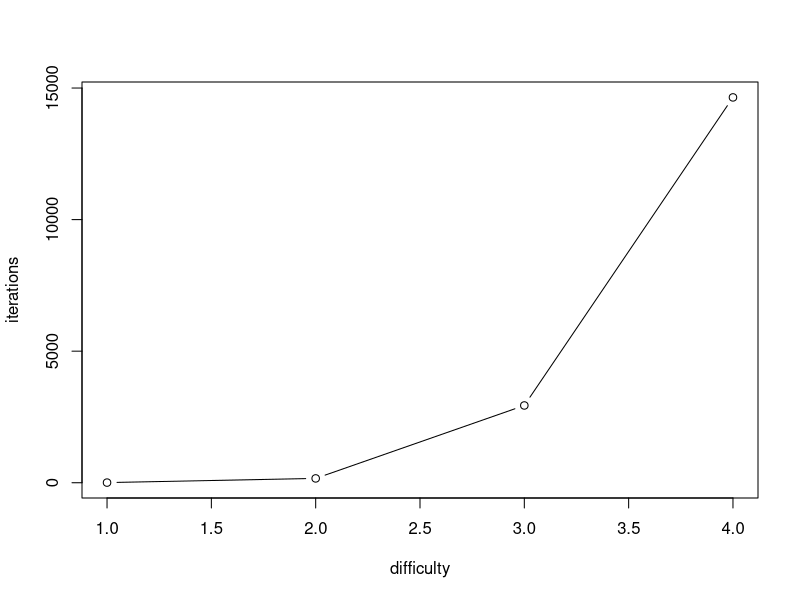
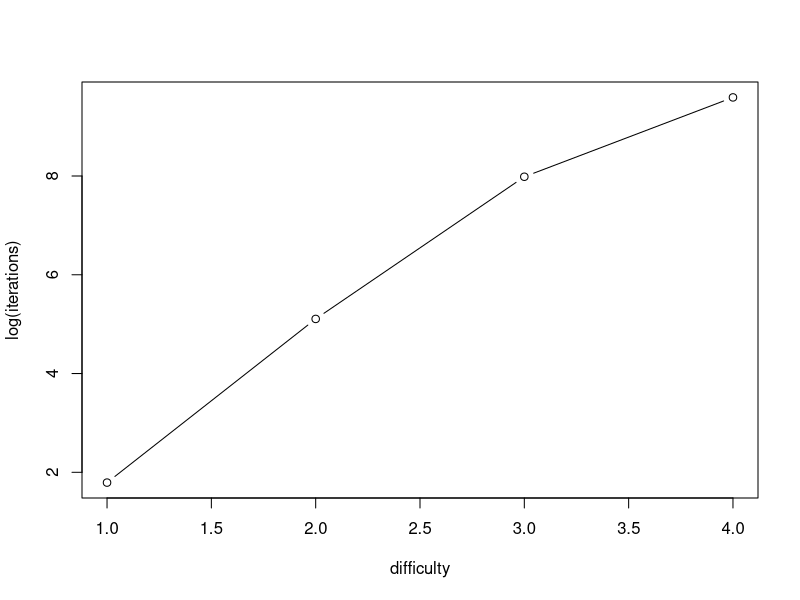

The R source for these figures, in order:
## ---- chunk 1
block <- list(number = 3,
             timestamp = "2018-10-01 17:24:18 CEST",
             data = "London",
             parent = 2)

block
## ---- chunk 2
# Some blocks.
block1 <- list(number = 1,
             timestamp = "2018-10-01 17:24:00 CEST",
             data = "London",
             parent = NA)

block2 <- list(number = 2,
             timestamp = "2018-10-01 17:24:15 CEST",
             data = "Paris",
             parent = 1) # We chain the block with respect to the last one.

block3 <- list(number = 3,
             timestamp = "2018-10-01 17:24:30 CEST",
             data = "Rome",
             parent = 2) # We chain the block with respect to the last one.

# The blockchain:
blockchain <- list(block1, block2, block3)
blockchain
## ---- chunk 3
# Get the 2nd block.
blockchain[[2]]
## ---- chunk 4
# Returns false if the blockchain sequence is not correct.
validate <- function(blockchain) {
  if (length(blockchain) >= 2) {
    for (i in 2:length(blockchain)) { # We skip the genesis block.
      if (blockchain[[i]]$parent != blockchain[[i-1]]$number) {
        return(FALSE)
      }
    }
  }
  return(TRUE)
}
## ---- chunk 5
validate(blockchain)
## ---- chunk 6
# Creates hash digests of arbitrary R objects.
library(digest)

# Hash a string.
digest("A blockchain is a chain of blocks", "sha256")
## ---- chunk 7
nchar("A blockchain is a chain of blocks")
nchar("5c2005976411a1628fabcdde3ac04be563d18943e710b7446afa2a8a5fab9abc")
## ---- chunk 8
# Hash blocks.
block1 <- list(number = 1,
             timestamp = "2018-10-01 17:24:00 CEST",
             data = "London",
             parent_hash = "0")
# Note that the whole block1 content is used to generate the hash.
block1$hash = digest(block1, "sha256")
# The new block2 has block1 hash as the parent hash.
block2 <- list(number = 2,
             timestamp = "2018-10-01 17:24:15 CEST",
             data = "Paris",
             parent_hash = block1$hash)
# Note that the block 2 hash has block1 hash.
block2$hash = digest(block2, "sha256")
# The new block3 has block2 hash as the parent hash.
block3 <- list(number = 3,
             timestamp = "2018-10-01 17:24:30 CEST",
             data = "Rome",
             parent_hash = block2$hash)
# Block 3 hash has block2 hash, which at the same time has block1 hash.
block3$hash = digest(block3, "sha256")
# The blockchain.
blockchain <- list(block1, block2, block3)
blockchain
## ---- chunk 9
validate <- function(blockchain) {
  for (i in 1:length(blockchain)) { # Check for the correct hash.
    block = blockchain[[i]] # Evaluation starts.
    hash = block$hash # Take the declared hash.
    block$hash = NULL # Otherwise we cannot create the expected hash.
    hash_expected = digest(block, "sha256") # Expected hash.
    if (hash != hash_expected) { # If true, then the blockchain is invalid.
      return(FALSE)
    }
  }
  if (length(blockchain) >= 2) { # Check for the consecutive hash.
    for (i in 2:length(blockchain)) {
      if (blockchain[[i]]$parent_hash != blockchain[[i-1]]$hash) {
        return(FALSE)
      }
    }
  }
  return(TRUE)
}
## ---- chunk 10
validate(blockchain)
## ---- chunk 11
blockchain[[1]]$data
# alter data of first block
blockchain[[1]]$data = "Budapest"
validate(blockchain)
## ---- chunk 12
# restore data
blockchain[[1]]$data = "London"
validate(blockchain)
## ---- chunk 13
# Alter data and hash of first block.
blockchain[[1]]$data = "Budapest"
blockchain[[1]]$hash = NULL
blockchain[[1]]$hash = digest(blockchain[[1]], "sha256")

validate(blockchain)
## ---- chunk 14
proof_of_work <- function(block, difficulty, print = FALSE) {
  block$nonce <- 0 # Add a nonce=0 to the block as a starting point.
  hash = digest(block, "sha256") # Generate the hash of the block.
  zero <- paste(rep("0", difficulty), collapse = "") # Number of leading 0's.
  while(substr(hash, 1, difficulty) != zero) { # Hash has not the leading 0's.
      block$nonce = block$nonce + 1 # Add 1 to the nonce value.
      hash = digest(block, "sha256")  # Generate the hash of the block.
      if(print == TRUE) {print(hash)} # Print only if TRUE.
  }
  return(list(hash = hash, nonce = block$nonce))
}
## ---- chunk 15
# This block will allow us to evaluate the function above.
block <- list(number = 1,
             timestamp = "2018-10-01 17:24:00 CEST",
             data = "London",
hash =
  "88e96d4537bea4d9c05d12549907b32561d3bf31f45aae734cdc119f13406cb6Parent",
             parent_hash = "d4e56740f876aef8c010b86a40d5f56745a118d0906a34e69aec8c0db1cb8fa3")
## ---- chunk 16
# Evaluate a difficulty of 1 (one leading zero)
proof_of_work(block, 1, print = TRUE)
## ---- chunk 17
# Evaluate a difficulty of 2 (two leading zeros)
proof_of_work(block, 2, print = TRUE)
## ---- chunk 18
# Evaluate a difficulty of 3 (three leading zeros)
proof_of_work(block, 3)
## ---- chunk 19
n = 4 # Do not try difficulty 5!
iterations = vector("integer", n)
for (i in 1:n) {
  iterations[i] = proof_of_work(block, i)$nonce
}

iterations
## ---- chunk 20
plot(1:n, iterations, type = "b", xlab = "difficulty",  ylab = "iterations")
## ---- chunk 21
plot(1:n, log(iterations), type = "b", xlab = "difficulty",
     ylab = "log(iterations)")
## ---- chunk 22
# Mine algorithm.
mine <- function(previous_block, difficulty, genesis = FALSE){
  op <- options(digits.secs = 6) # To get millisecond timestamps.
  if (genesis) {
    # Define genesis block.
    new_block <-  list(number = 1,
                       timestamp = Sys.time(),
                       data = "I'm genesis block",
                       parent_hash = "0")
  } else {
    # Create new block.
    new_block <- list(number = previous_block$number + 1,
                      timestamp = Sys.time(),
                      data = paste0("I'm block ", previous_block$number + 1),
                      parent_hash = previous_block$hash)
  }
  # Add nonce with PoW.
  new_block$nonce <- proof_of_work(new_block, difficulty)$nonce
  # Add hash.
  new_block$hash <- digest(new_block, "sha256")
  return(new_block)
}

# Create a blockchain using the PoW method:
blockchained = function(difficulty, nblocks) {
  # Mine genesis block.
  block_genesis = mine(NULL, difficulty, TRUE)
  # First block is the genesis block.
  blockchain <- list(block_genesis)

  if (nblocks >= 2) {
    # Add new blocks to the chain.
    for (i in 2:nblocks){
      blockchain[[i]] <- mine(blockchain[[i-1]], difficulty)
    }
    }
  return(blockchain)
  }
## ---- chunk 23
# 4 blocks, difficulty 3
blockchained(difficulty = 3, nblocks = 4)
## ---- chunk 24
library(tibble)
ntrx <- 10 # Number of transactions.
sender <- sample(LETTERS, ntrx) # Sender names.
receiver <- sample(LETTERS, ntrx) # Receiver names.
value <- round(runif(n = ntrx, min = 0, max = 100), 0) # Transaction value.
fee <- round(runif(n = ntrx, min = 0, max = 1), 2) # Transaction fee.
(transactions = tibble(sender, receiver, value, fee)) # Pending transactions.
## ---- chunk 25
library(dplyr)

mine <- function(previous_block, transactions, difficulty = 3,
                 block_size = 3, miner = "Z", genesis = FALSE){
  # Filter transactions to add.
  trans_pending = arrange(transactions, -fee) # from higher to lower fee.
  if (nrow(trans_pending) < block_size) {
    trans_to_add = trans_pending
    trans_pending = tibble()
  } else {
    trans_to_add =  filter(trans_pending, row_number() <= block_size)
    trans_pending = filter(trans_pending, row_number() > block_size)
  }

  if (genesis) {
    # Define genesis block.
    new_block <-  list(number = 1,
                       timestamp = Sys.time(),
                       data = trans_to_add,
                       parent_hash = "0")
  } else {
    # Create new block.
    new_block <- list(number = previous_block$number + 1,
                      timestamp = Sys.time(),
                      data = trans_to_add,
                      parent_hash = previous_block$hash)
  }

  # Add nonce with PoW.
  new_block$nonce <- proof_of_work(new_block, difficulty)$nonce
  # Add hash.
  new_block$hash <- digest(new_block, "sha256")
  # Add reward transaction.
  trans_pending = rbind(trans_pending,
                        data.frame(sender = NA, receiver = miner,
                                   value = sum(new_block$data$fee),
                                   fee = 0.01))
  return(list(block = new_block, transactions = trans_pending))
}
## ---- chunk 26
blockchained = function(transactions, difficulty, block_size, nblocks) {
  # Define genesis block.
  mined = mine(NULL, transactions, difficulty, block_size, miner = "Z",
               genesis = TRUE)
  block_genesis <- mined$block
  pending = mined$transactions
  # First block is the genesis block.
  blockchain <- list(block_genesis)

  if (nblocks >= 2) {
    # Add blocks to the chain.
    for (i in 2:nblocks){
      mined <- mine(blockchain[[i-1]], pending, difficulty, block_size,
                    miner = "Z")
      blockchain[[i]] <- mined$block
      pending = mined$transactions
    }
  }

  return(blockchain)
}
## ---- chunk 27
trans <- blockchained(transactions, difficulty = 3, block_size = 5,
                      nblocks = 3)
trans[[1]]
## ---- chunk 28
trans[[2]]
## ---- chunk 29
trans[[3]]
## ---- chunk 30
library(openssl)
# Encryption.
key <- rsa_keygen(512)
pubkey <- key$pubkey
key
pubkey
## ---- chunk 31
str(pubkey)
str(key)
## ---- chunk 32
# Message.
msg <- charToRaw("Blockchain is terrific!")
msg
## ---- chunk 33
ciphermsg <- rsa_encrypt(msg, pubkey)
ciphermsg
## ---- chunk 34
rawToChar(rsa_decrypt(ciphermsg, key))
## ---- chunk 35
# Signature.
# Generate a private key (key) and a public key (pubkey)
key <- rsa_keygen()
pubkey <- key$pubkey
# build a transaction
trans = list(sender = "A", receiver = "B", amount = "100")
trans
## ---- chunk 36
data <- serialize(trans, NULL)
data
## ---- chunk 37
# Sign (a hash of) the transaction with private key.
sig <- signature_create(data, sha256, key = key)
sig
## ---- chunk 38
signature_verify(data, sig, sha256, pubkey = pubkey)
## ---- chunk 39
# Cipher the transaction with public key
ciphermsg <- rsa_encrypt(data, pubkey)
ciphermsg
## ---- chunk 40
# Decrypt and unserialize the transation with private key.
unserialize(rsa_decrypt(ciphermsg, key))
